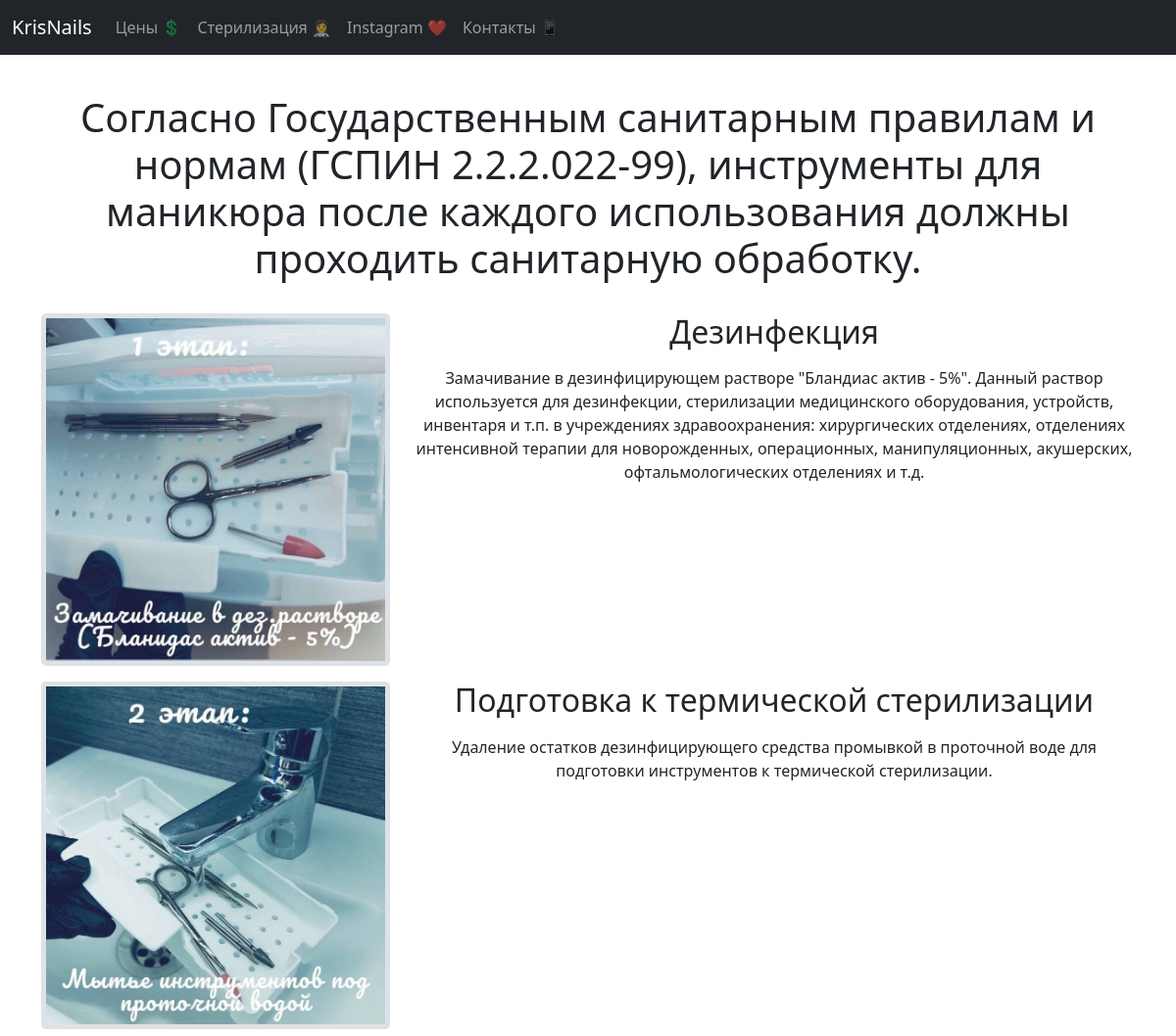
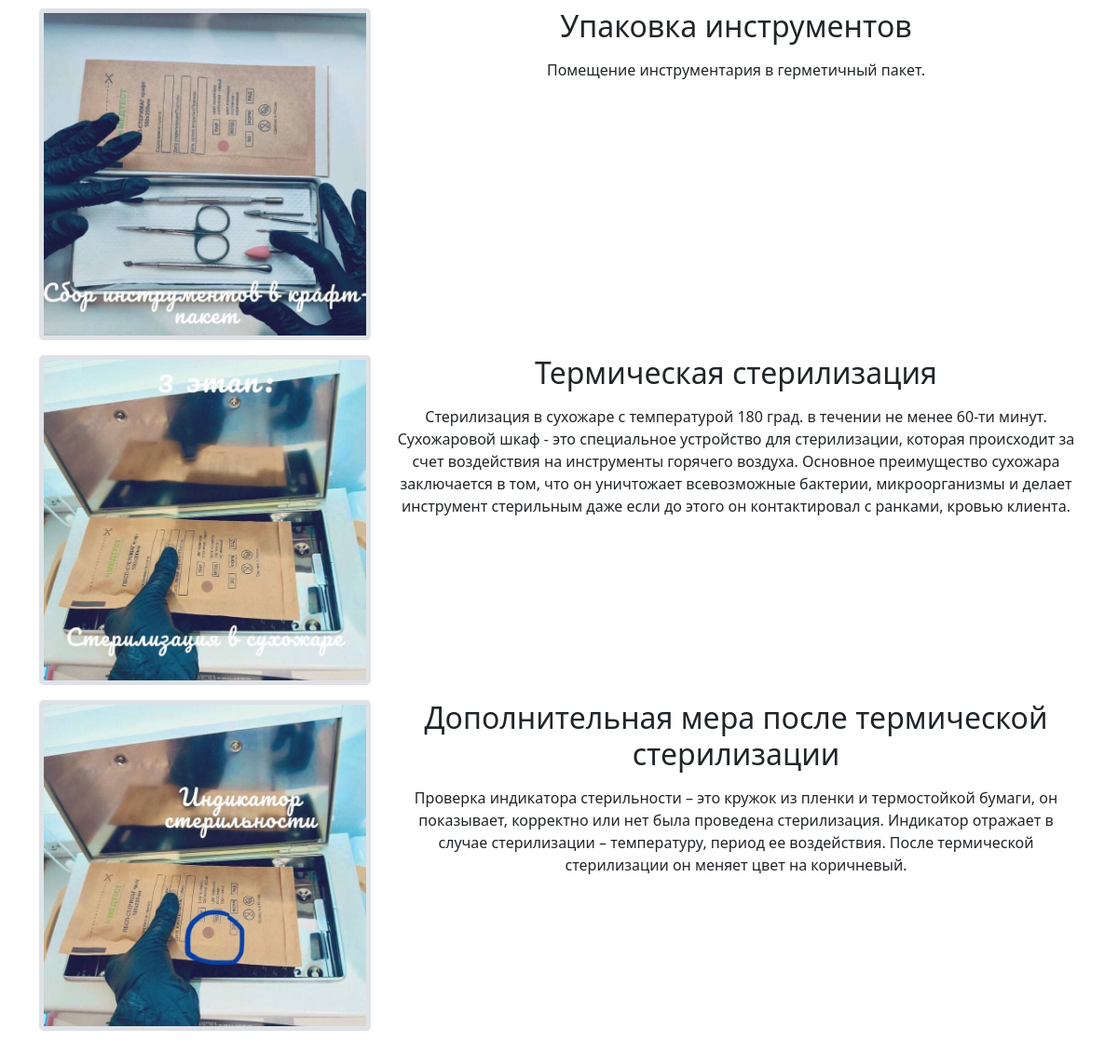
Screenshot of /services/cleaning/ with the database file from the repository (2 pictures, top to bottom).
### services/models.py (models this page shows, shortened)
class Cleaning(models.Model):
    step_name = models.CharField(max_length=150, verbose_name='Номер этапа')
    content = models.TextField(blank=True, verbose_name='Описание процедуры')
    created_at = models.DateTimeField(auto_now_add=True, verbose_name='Дата добавления')
    updated_at = models.DateTimeField(auto_now=True, verbose_name='Дата изменения')
    is_published = models.BooleanField(default=True, verbose_name='Опубликовано')
    photo = models.ImageField(upload_to='photo/%Y/%m/%d', blank=True, verbose_name='Фото')
    class Meta:
        verbose_name = 'Этап очистки'
        verbose_name_plural = 'Этапы очистки'
        ordering = []

### services/views.py (the view)
# urls.py: path('cleaning/', views.show_cleaning, name='cleaning'),
def show_cleaning(request):
    header = Cleaning.objects.get(step_name='ЗАГОЛОВОК')
    cleaning_list = Cleaning.objects.all()
    context = {'cleaning_list': cleaning_list, 'header': header}
    return render(request, 'services/cleaning_list.html', context)

### services/templates/services/cleaning_list.html (shortened to what this page needs)
{% extends 'base.html' %}
{% block cleaning %}
    <div class="container my-5 py-5">
        <div class="row">
            <div class="col-md-12 text-center mb-4">
                <h1>
                    {{ header.content }}
                </h1>
            </div>
            {% for step in cleaning_list %}
                {% if step.is_published %}
                    <div class="col-md-4 col-sm-12 mb-3">
                        <img class="w-100 rounded-3 border border-5" src="{{ step.photo.url }}" alt="...">
                    </div>
                    <div class="col-md-8 col-sm-12 text-center mb-3">
                        <h2>{{ step.step_name }}</h2>
                        <p class="mt-3">{{ step.content }}</p>
                    </div>
                {% endif %}
            {% endfor %}
        </div>
    </div>
{% endblock %}

### templates/base.html (shortened to what this page needs)
{% load static %}
<!doctype html>
<html lang="en">
<head>
    <link href="{% static 'bootstrap/css/bootstrap.min.css' %}" rel="stylesheet">
    <link href="{% static 'css/style.css' %}" rel="stylesheet">
</head>
<body class="">
{% include 'inc/_my_nav.html' %}
{% block cleaning %}{% endblock %}
</body>
</html>

### templates/inc/_my_nav.html (shortened to what this page needs)
<nav class="navbar navbar-expand-sm navbar-dark fixed-top bg-dark">
    <div class="container-fluid">
        <a href="{% url 'services:home' %}" class="navbar-brand">KrisNails</a>
        <div class="collapse navbar-collapse" id="navbarContent">
            <ul class="navbar-nav me-auto mb-0">
                <li class="nav-item">
                    <a href="{% url 'services:prices' %}" class="nav-link">Цены 💲</a>
                </li>
                <li class="nav-item">
                    <a href="{% url 'services:cleaning' %}" class="nav-link">Стерилизация 👩‍⚕️</a>
                </li>
                <li class="nav-item">
                    <a href="https://www.instagram.com/kris_.nails/" class="nav-link">Instagram ❤️</a>
                </li>
                <li class="nav-item">
                    <a href="{% url 'services:contacts' %}" class="nav-link">Контакты 📱</a>
                </li>
            </ul>
        </div>
    </div>
</nav>

### rows the page displays
Cleaning: content "Согласно Государственным санитарным правилам и нормам (ГСПИН 2.2.2.022-99), инструменты для маникюра после каждого использования должны проходить санитарную обработку."
Cleaning: photo (picture), step_name "Дезинфекция", content "Замачивание в дезинфицирующем растворе \"Бландиас актив - 5%\". Данный раствор используется для дезинфекции, стерилизации медицинского оборудования, устройств, инвентаря и т.п. в учреждениях здравоохранения: хирургических отделениях, отделениях интенсивной терапии для новорожденных, операционных, манипуляционных, акушерских, офтальмологических отделениях и т.д."
Cleaning: photo (picture), step_name "Подготовка к термической стерилизации", content "Удаление остатков дезинфицирующего средства промывкой в проточной воде для подготовки инструментов к термической стерилизации."
Cleaning: photo (picture), step_name "Упаковка инструментов", content "Помещение инструментария в герметичный пакет."
Cleaning: photo (picture), step_name "Термическая стерилизация", content "Стерилизация в сухожаре с температурой 180 град. в течении не менее 60-ти минут. Сухожаровой шкаф - это специальное устройство для стерилизации, которая происходит за счет воздействия на инструменты горячего воздуха. Основное преимущество сухожара заключается в том, что он уничтожает всевозможные бактерии, микроорганизмы и делает инструмент стерильным даже если до этого он контактировал с ранками, кровью клиента."
Cleaning: photo (picture), step_name "Дополнительная мера после термической стерилизации", content "Проверка индикатора стерильности – это кружок из пленки и термостойкой бумаги, он показывает, корректно или нет была проведена стерилизация. Индикатор отражает в случае стерилизации – температуру, период ее воздействия. После термической стерилизации он меняет цвет на коричневый."
